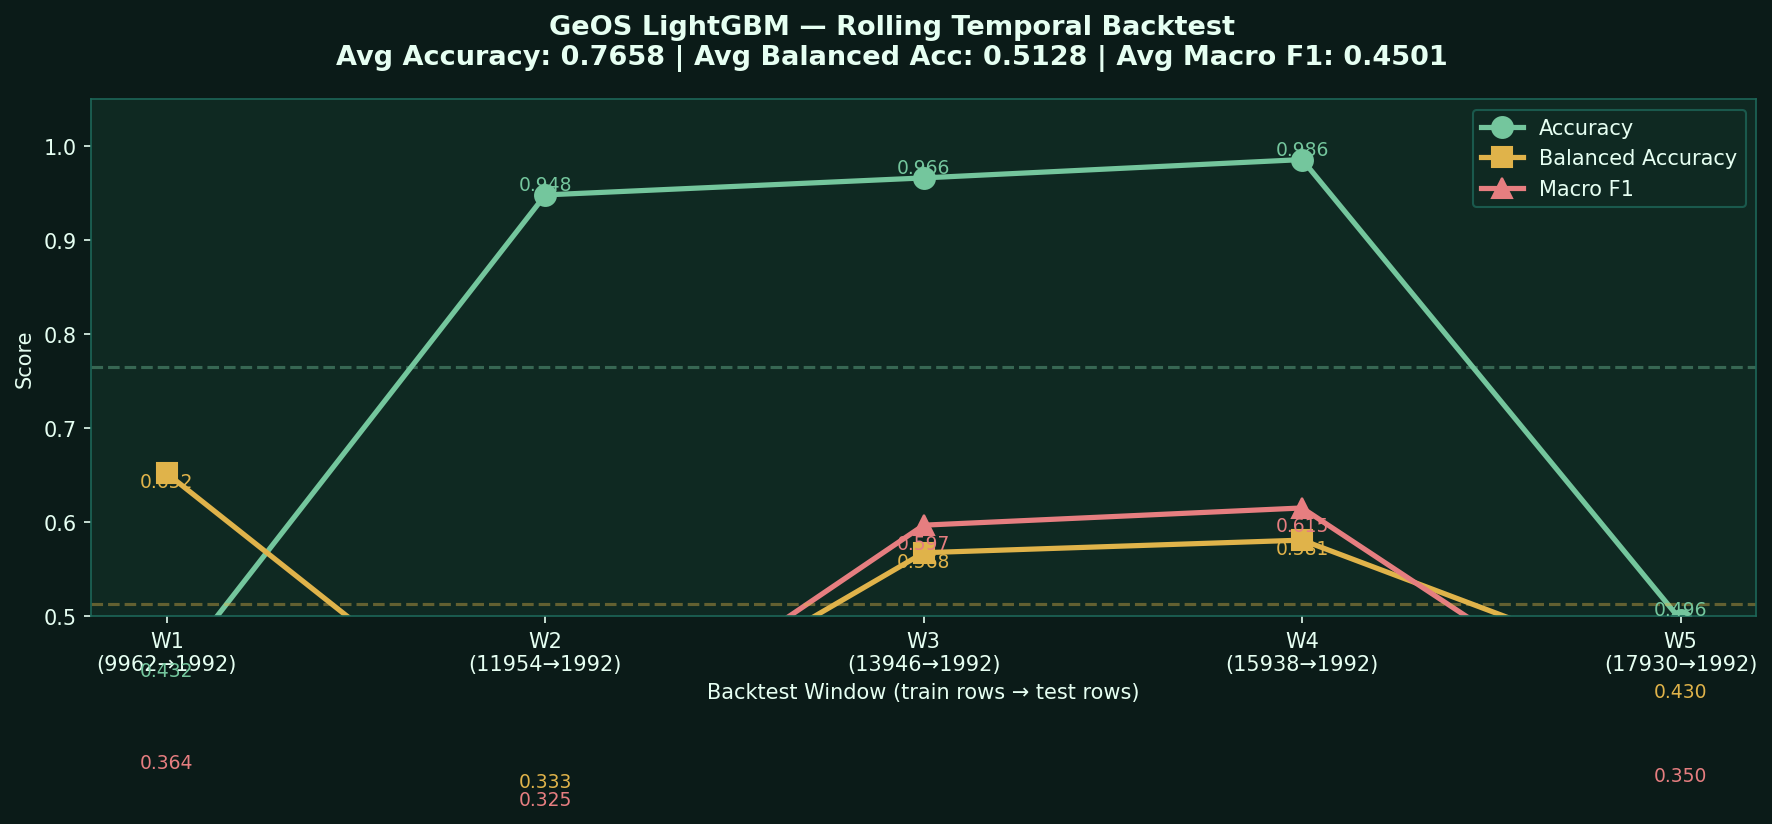

The Python source for this figure:
import json
import matplotlib.pyplot as plt

plt.rcParams['figure.facecolor'] = '#0B1B18'
plt.rcParams['axes.facecolor'] = '#0F2922'
plt.rcParams['text.color'] = '#E6FFF2'
plt.rcParams['axes.labelcolor'] = '#E6FFF2'
plt.rcParams['xtick.color'] = '#E6FFF2'
plt.rcParams['ytick.color'] = '#E6FFF2'

with open("ml_engine/rolling_backtest_report.json") as f:
    data = json.load(f)

windows = data['windows']
window_ids = [f"W{w['window']}\n({w['train_rows']}→{w['test_rows']})" for w in windows]
acc = [w['accuracy'] for w in windows]
bal_acc = [w['balanced_accuracy'] for w in windows]
macro_f1 = [w['macro_f1'] for w in windows]

fig, ax = plt.subplots(figsize=(12, 6))
fig.suptitle("GeOS LightGBM — Rolling Temporal Backtest\n"
             f"Avg Accuracy: {data['average_accuracy']:.4f} | "
             f"Avg Balanced Acc: {data['average_balanced_accuracy']:.4f} | "
             f"Avg Macro F1: {data['average_macro_f1']:.4f}",
             fontsize=13, color='#E6FFF2', fontweight='bold')

ax.plot(window_ids, acc, 'o-', color='#74C69D', lw=2.5, ms=10, label='Accuracy')
ax.plot(window_ids, bal_acc, 's-', color='#E0B34A', lw=2.5, ms=10, label='Balanced Accuracy')
ax.plot(window_ids, macro_f1, '^-', color='#E67E80', lw=2.5, ms=10, label='Macro F1')

for i, (a, b, f) in enumerate(zip(acc, bal_acc, macro_f1)):
    ax.text(i, a + 0.005, f'{a:.3f}', ha='center', color='#74C69D', fontsize=9)
    ax.text(i, b - 0.015, f'{b:.3f}', ha='center', color='#E0B34A', fontsize=9)
    ax.text(i, f - 0.025, f'{f:.3f}', ha='center', color='#E67E80', fontsize=9)

ax.axhline(y=data['average_accuracy'], color='#74C69D', linestyle='--', alpha=0.4)
ax.axhline(y=data['average_balanced_accuracy'], color='#E0B34A', linestyle='--', alpha=0.4)

ax.set_ylim(0.5, 1.05)
ax.set_xlabel("Backtest Window (train rows → test rows)")
ax.set_ylabel("Score")
ax.legend(facecolor='#0F2922', edgecolor='#1D6658')
for spine in ax.spines.values():
    spine.set_color('#1D6658')

plt.tight_layout()
plt.savefig("viz_06_rolling_backtest.png", dpi=150, bbox_inches='tight')
plt.show()
print("Saved: viz_06_rolling_backtest.png")
